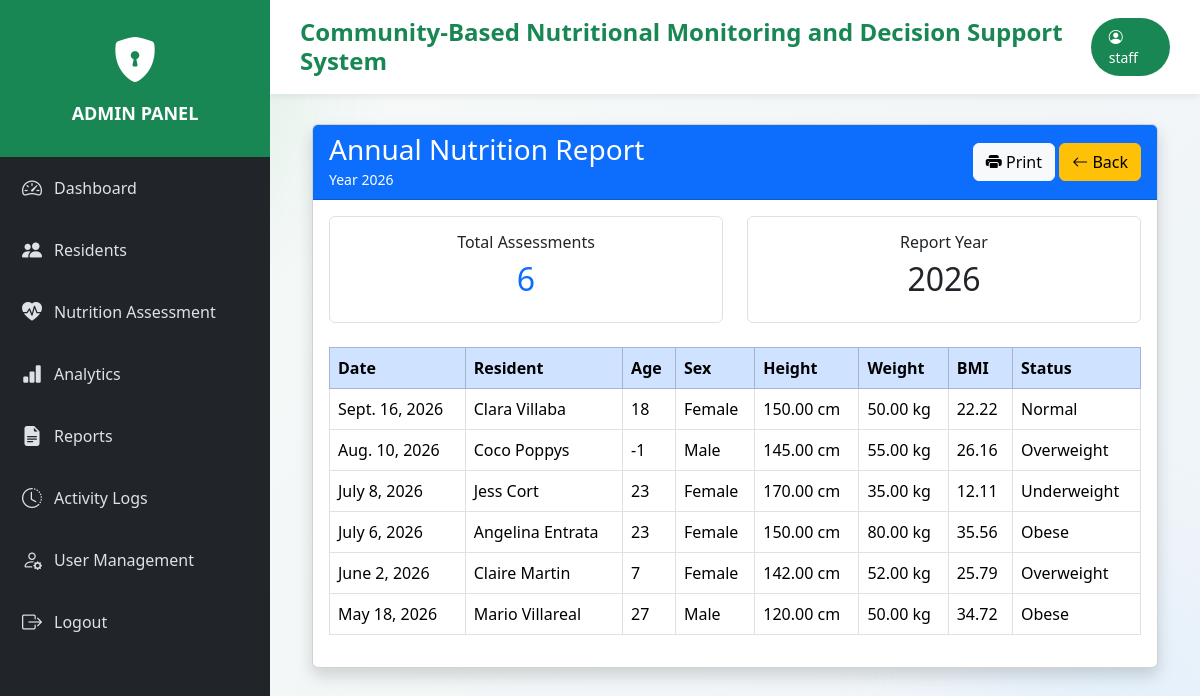
The page /reports/annual/ (signed in) on the database as committed earlier.
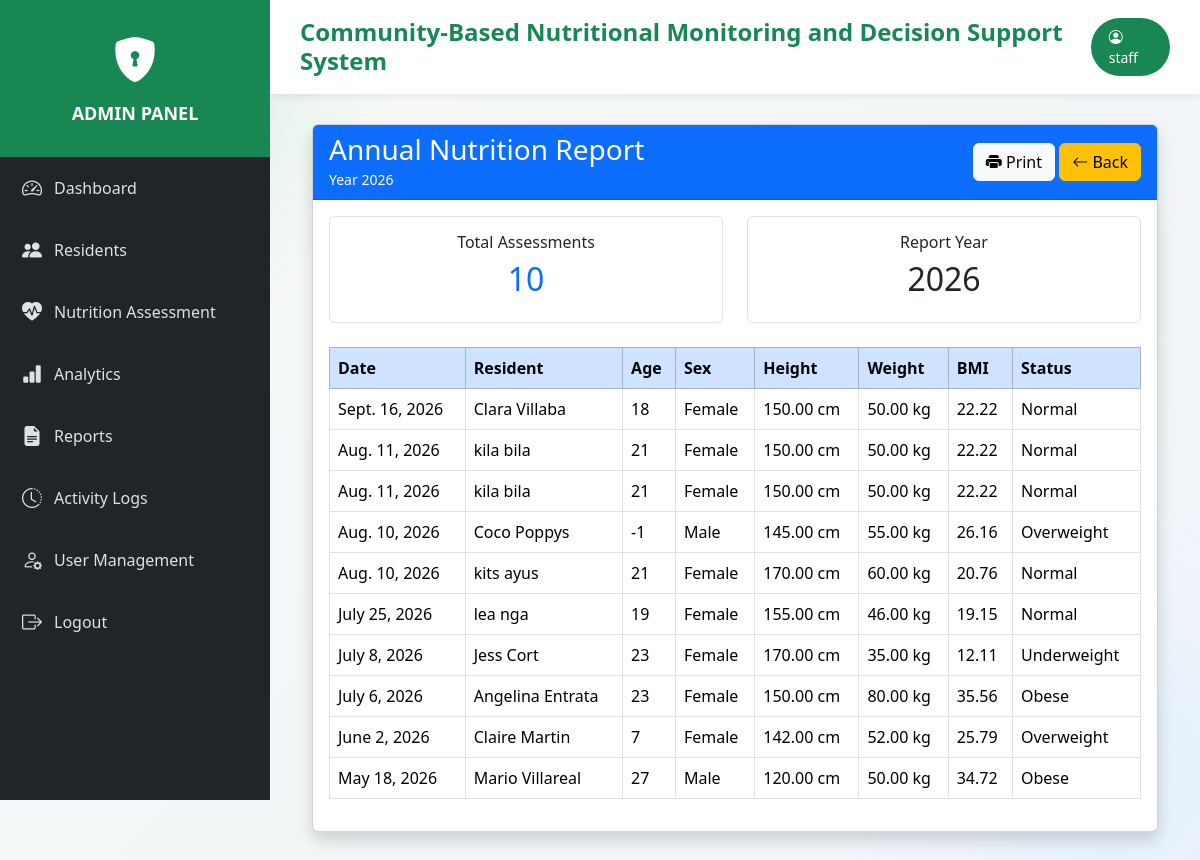
The same page on the database as committed later.
### nutrition/models.py (models this page shows, shortened)
class NutritionAssessment(models.Model):
    STATUS_CHOICES = [
        ('Underweight', 'Underweight'),
        ('Normal', 'Normal'),
        ('Overweight', 'Overweight'),
        ('Obese', 'Obese'),
    ]
    MONITORING_FLAG_CHOICES = [
    ('Routine Monitoring', 'Routine Monitoring'),
    ('Needs Follow-up', 'Needs Follow-up'),
    ]
    resident = models.ForeignKey(
        Resident,
        on_delete=models.CASCADE,
        related_name='assessments'
    )
    assessed_by = models.ForeignKey(
        settings.AUTH_USER_MODEL,
        on_delete=models.SET_NULL,
        null=True,
        blank=True,
        related_name='nutrition_assessments'
    )
    rule = models.ForeignKey(
    NutritionRule,
    on_delete=models.SET_NULL,
    null=True,
    blank=True,
    related_name='assessments'
    )
    assessment_date = models.DateField()
    height = models.DecimalField(
        max_digits=5,
        decimal_places=2,
        help_text="Height in centimeters"
    )
    weight = models.DecimalField(
        max_digits=5,
        decimal_places=2,
        help_text="Weight in kilograms"
    )
    bmi = models.DecimalField(
        max_digits=5,
        decimal_places=2,
        editable=False
    )
    nutritional_status = models.CharField(
        max_length=20,
        choices=STATUS_CHOICES,
        editable=False
    )
    monitoring_flag = models.CharField(
    max_length=30,
    choices=MONITORING_FLAG_CHOICES,
    editable=False,
    default='Routine Monitoring'
    )
    remarks = models.TextField(
        editable=False,
        blank=True,
        default=""
    )
    intervention = models.TextField(
        editable=False,
        blank=True,
        default=""
    )
    created_at = models.DateTimeField(auto_now_add=True)
    updated_at = models.DateTimeField(auto_now=True)

### residents/models.py (models this page shows, shortened)
class Resident(models.Model):
    GENDER_CHOICES = [
        ('Male', 'Male'),
        ('Female', 'Female'),
    ]
    resident_id = models.CharField(
        max_length=20,
        unique=True,
        blank=True
    )
    first_name = models.CharField(max_length=100)
    middle_name = models.CharField(
        max_length=100,
        blank=True,
        null=True
    )
    last_name = models.CharField(max_length=100)
    sex = models.CharField(
        max_length=10,
        choices=GENDER_CHOICES
    )
    birth_date = models.DateField()
    address = models.CharField(
        max_length=100
    )
    contact_number = models.CharField(
        max_length=15,
        blank=True,
        null=True
    )
    guardian_name = models.CharField(
        max_length=150,
        blank=True,
        null=True
    )
    created_by = models.ForeignKey(
    settings.AUTH_USER_MODEL,
    on_delete=models.SET_NULL,
    null=True,
    blank=True,
    related_name='created_residents')
    created_at = models.DateTimeField(auto_now_add=True)
    updated_at = models.DateTimeField(auto_now=True)
    @property
    def age(self):
        today = date.today()
        return (
            today.year
            - self.birth_date.year
            - (
                (today.month, today.day)
                <
                (self.birth_date.month, self.birth_date.day)
            )
        )
    class Meta:
        ordering = [
            'last_name',
            'first_name'
        ]

### reports/views.py (the view)
@login_required(login_url='login')
def annual_report(request):
    today = timezone.now()
    assessments = NutritionAssessment.objects.filter(
        assessment_date__year=today.year
    ).select_related(
        'resident'
    ).order_by(
        '-assessment_date'
    )
    context = {
        'assessments': assessments,
        'current_year': today.year,
    }
    return render(
        request,
        'admin_reports/annual_report.html',
        context
    )

### templates/admin_reports/annual_report.html (shortened to what this page needs)
{% extends 'base_admin.html' %}
{% block content %}
<div class="container-fluid">
    <div class="card shadow">
        <div class="card-header bg-primary text-white">
            <div class="d-flex justify-content-between align-items-center">
                <div>
                    <h3 class="mb-0">
                        Annual Nutrition Report
                    </h3>
                    <small>
                        Year {{ current_year }}
                    </small>
                </div>
                <div>
                    <button
                        onclick="window.print()"
                        class="btn btn-light">
                        <i class="bi bi-printer-fill"></i>
                        Print
                    </button>
                    <a
                        href="{% url 'report_dashboard' %}"
                        class="btn btn-warning">
                        <i class="bi bi-arrow-left"></i>
                        Back
                    </a>
                </div>
            </div>
        </div>
        <div class="card-body">
            <div class="row text-center mb-4">
                <div class="col-md-6">
                    <div class="border rounded p-3">
                        <h6>Total Assessments</h6>
                        <h2 class="text-primary">
                            {{ assessments|length }}
                        </h2>
                    </div>
                </div>
                <div class="col-md-6">
                    <div class="border rounded p-3">
                        <h6>Report Year</h6>
                        <h2>
                            {{ current_year }}
                        </h2>
                    </div>
                </div>
            </div>
            <table class="table table-bordered table-hover">
                <thead class="table-primary">
                    <tr>
                        <th>Date</th>
                        <th>Resident</th>
                        <th>Age</th>
                        <th>Sex</th>
                        <th>Height</th>
                        <th>Weight</th>
                        <th>BMI</th>
                        <th>Status</th>
                    </tr>
                </thead>
                <tbody>
                    {% for assessment in assessments %}
                    <tr>
                        <td>{{ assessment.assessment_date }}</td>
                        <td>
                            {{ assessment.resident.first_name }}
                            {{ assessment.resident.last_name }}
                        </td>
                        <td>{{ assessment.resident.age }}</td>
                        <td>{{ assessment.resident.sex }}</td>
                        <td>{{ assessment.height }} cm</td>
                        <td>{{ assessment.weight }} kg</td>
                        <td>{{ assessment.bmi }}</td>
                        <td>{{ assessment.nutritional_status }}</td>
                    </tr>
                    {% empty %}
                    <tr>
                        <td colspan="8" class="text-center">
                            No assessments found for this year.
                        </td>
                    </tr>
                    {% endfor %}
                </tbody>
            </table>
        </div>
    </div>
</div>
{% endblock %}

Rows that differ between the two databases and show on the page:
added NutritionAssessment: assessment_date "Aug. 11, 2026", resident.first_name "kila", resident.last_name "bila", resident.age "21", resident.sex "Female", height "150.00", weight "50.00", bmi "22.22", nutritional_status "Normal"
added NutritionAssessment: assessment_date "Aug. 11, 2026", resident.first_name "kila", resident.last_name "bila", resident.age "21", resident.sex "Female", height "150.00", weight "50.00", bmi "22.22", nutritional_status "Normal"
added NutritionAssessment: assessment_date "Aug. 10, 2026", resident.first_name "kits", resident.last_name "ayus", resident.age "21", resident.sex "Female", height "170.00", weight "60.00", bmi "20.76", nutritional_status "Normal"
added NutritionAssessment: assessment_date "July 25, 2026", resident.first_name "lea", resident.last_name "nga", resident.age "19", resident.sex "Female", height "155.00", weight "46.00", bmi "19.15", nutritional_status "Normal"
Other text that changed with them:
{{ assessments|length }}: "6" → "10"
